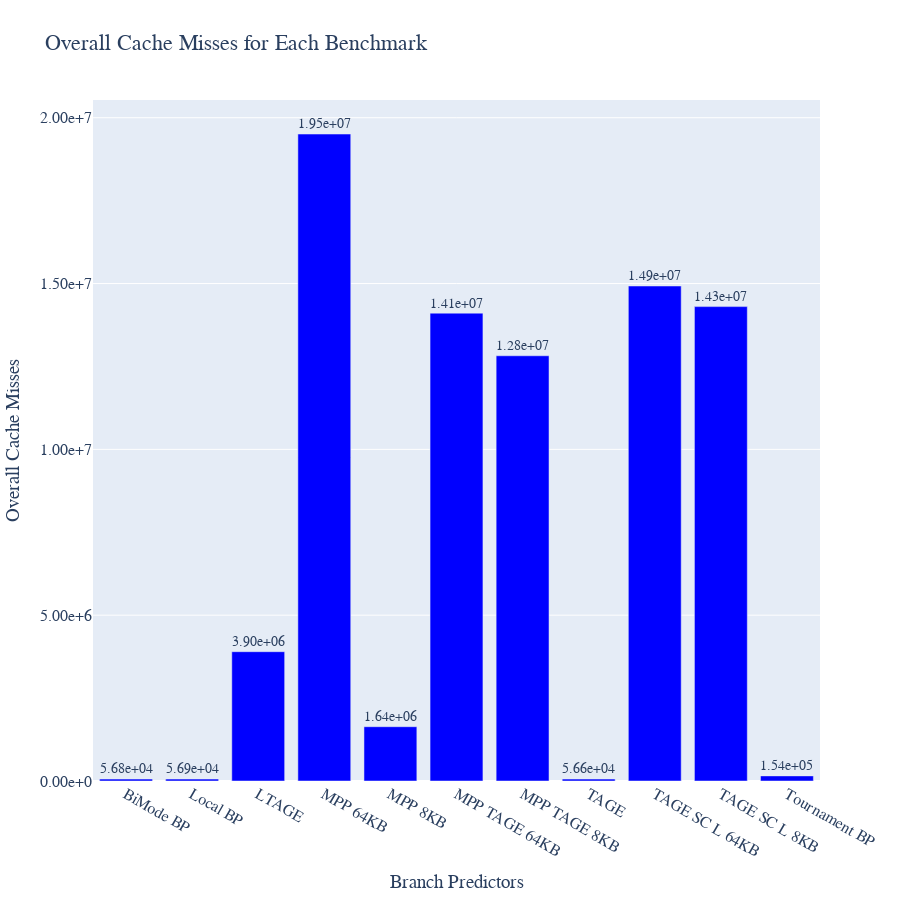

Here is the notebook cell this chart was saved with:
### Code cell
plot(branchpredictors, overallMisses, "Overall Cache Misses")

### Figure 1 — Plotly figure (JSON) as saved in the notebook; plotly's stock layout.template omitted (floating-point values rounded to 4 significant figures)
{"data": [{"marker": {"color": "Blue"}, "text": ["5.68e+04", "5.69e+04", "3.90e+06", "1.95e+07", "1.64e+06", "1.41e+07", "1.28e+07", "5.66e+04", "1.49e+07", "1.43e+07", "1.54e+05"], "textposition": "outside", "type": "bar", "x": ["BiMode BP", "Local BP", "LTAGE", "MPP 64KB", "MPP 8KB", "MPP TAGE 64KB", "MPP TAGE 8KB", "TAGE", "TAGE SC L 64KB", "TAGE SC L 8KB", "Tournament BP"], "y": [56763, 56884, 3898824, 19507590, 1637081, 14107147, 12821993, 56570, 14925645, 14304415, 154371]}], "layout": {"font": {"family": "Sans-Serif", "size": 16}, "height": 900, "title": {"text": "Overall Cache Misses for Each Benchmark"}, "width": 900, "xaxis": {"title": {"text": "Branch Predictors"}}, "yaxis": {"tickformat": ".2e", "title": {"text": "Overall Cache Misses"}}}}
